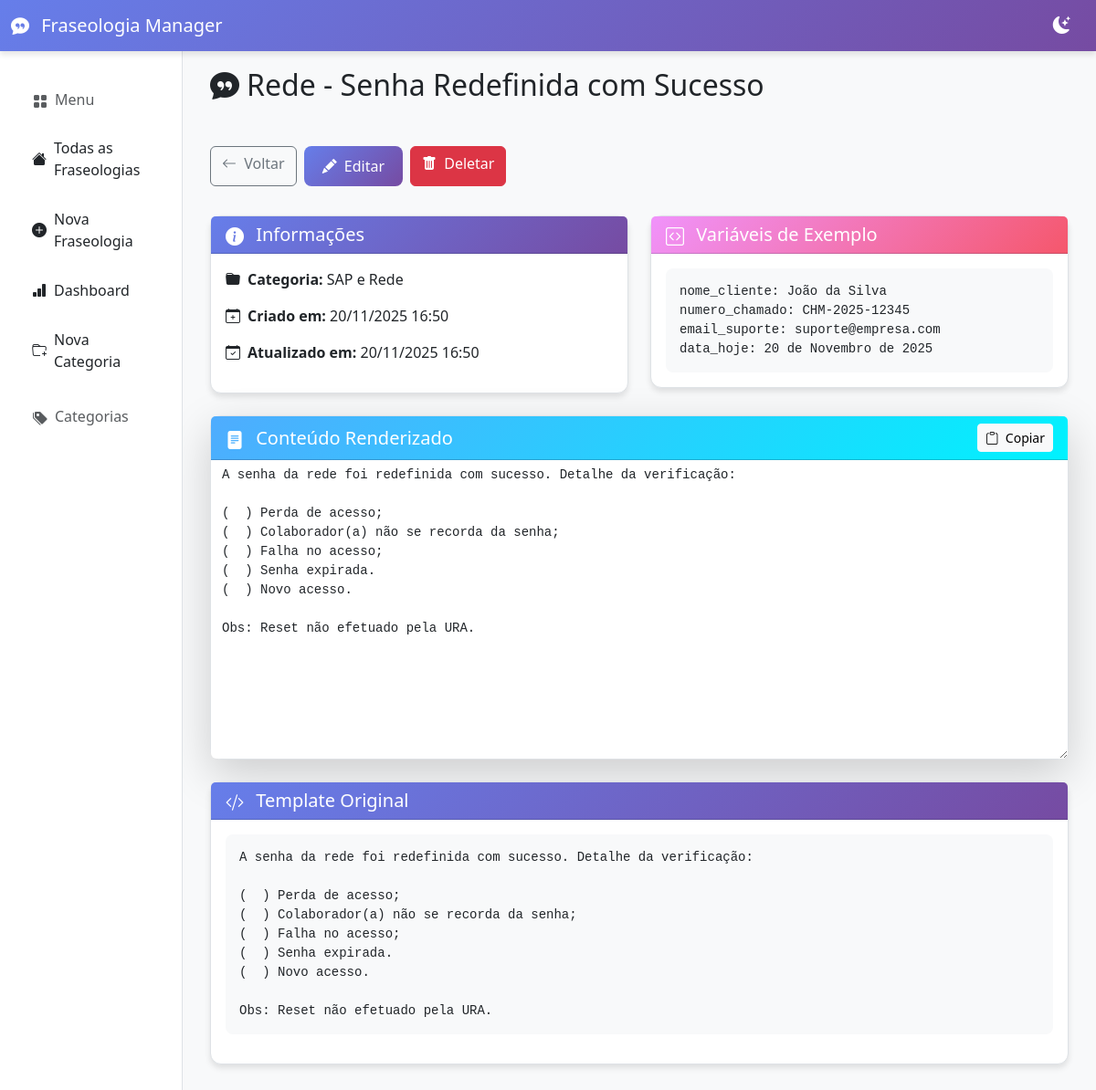
Page /fraseologia/10/ on the committed database.
### frases/models.py (models this page shows, shortened)
class Fraseologia(models.Model):
    titulo = models.CharField(max_length=200, unique=True, verbose_name="Título da Fraseologia")
    categoria = models.ForeignKey(Categoria, on_delete=models.CASCADE, verbose_name="Categoria")
    conteudo_template = models.TextField(verbose_name="Conteúdo do Template")
    data_criacao = models.DateTimeField(auto_now_add=True, verbose_name="Data de Criação")
    data_atualizacao = models.DateTimeField(auto_now=True, verbose_name="Última Atualização")
    class Meta:
        verbose_name = "Fraseologia"
        verbose_name_plural = "Fraseologias"
        ordering = ["titulo"]

class Categoria(models.Model):
    nome = models.CharField(max_length=100, unique=True, verbose_name="Nome da Categoria")
    class Meta:
        verbose_name = "Categoria"
        verbose_name_plural = "Categorias"

### frases/views.py (the view)
# urls.py: path('fraseologia/<int:pk>/', views.detalhe_fraseologia, name='detalhe_fraseologia'),
def detalhe_fraseologia(request, pk):
    fraseologia = get_object_or_404(Fraseologia, pk=pk)
    template_content = fraseologia.conteudo_template
    exemplo_contexto = {
        'nome_cliente': 'João da Silva',
        'numero_chamado': 'CHM-2025-12345',
        'email_suporte': 'suporte@empresa.com',
        'data_hoje': '20 de Novembro de 2025',
    }
    try:
        template = Template(template_content)
        rendered_content = template.render(Context(exemplo_contexto))
    except Exception as e:
        rendered_content = f"Erro ao renderizar template: {str(e)}"
    context = {
        'fraseologia': fraseologia,
        'titulo': fraseologia.titulo,
        'rendered_content': rendered_content,
        'exemplo_contexto': exemplo_contexto,
    }
    return render(request, 'frases/detalhe_fraseologia.html', context)

### frases/templates/frases/detalhe_fraseologia.html (shortened to what this page needs)
{% extends "base.html" %}
{% block page_title %}
    <i class="bi bi-chat-quote-fill me-2"></i>{{ fraseologia.titulo }}
{% endblock %}
{% block content %}
    <div class="row fade-in">
        <div class="col-md-12 mb-3">
            <div class="d-flex gap-2 mb-3">
                <a href="{% url 'frases:lista_fraseologias' %}" class="btn btn-outline-secondary">
                    <i class="bi bi-arrow-left me-1"></i>
                    Voltar
                </a>
                <a href="{% url 'frases:editar_fraseologia' fraseologia.pk %}" class="btn btn-gradient">
                    <i class="bi bi-pencil-fill me-1"></i>
                    Editar
                </a>
                <a href="{% url 'frases:deletar_fraseologia' fraseologia.pk %}" class="btn btn-danger">
                    <i class="bi bi-trash-fill me-1"></i>
                    Deletar
                </a>
            </div>
        </div>
    </div>
    <div class="row fade-in">
        <div class="col-md-6 mb-4">
            <div class="card">
                <div class="card-header" style="background: var(--primary-gradient); color: white;">
                    <h5 class="mb-0">
                        <i class="bi bi-info-circle-fill me-2"></i>
                        Informações
                    </h5>
                </div>
                <div class="card-body">
                    <p><strong><i class="bi bi-folder-fill me-2"></i>Categoria:</strong> {{ fraseologia.categoria.nome }}</p>
                    <p><strong><i class="bi bi-calendar-plus me-2"></i>Criado em:</strong> {{ fraseologia.data_criacao|date:"d/m/Y H:i" }}</p>
                    <p><strong><i class="bi bi-calendar-check me-2"></i>Atualizado em:</strong> {{ fraseologia.data_atualizacao|date:"d/m/Y H:i" }}</p>
                </div>
            </div>
        </div>
        <div class="col-md-6 mb-4">
            <div class="card">
                <div class="card-header" style="background: var(--secondary-gradient); color: white;">
                    <h5 class="mb-0">
                        <i class="bi bi-code-square me-2"></i>
                        Variáveis de Exemplo
                    </h5>
                </div>
                <div class="card-body">
                    <pre class="mb-0" style="background: var(--bg-color); padding: 15px; border-radius: 8px; color: var(--text-color);">{% for key, value in exemplo_contexto.items %}{{ key }}: {{ value }}
{% endfor %}</pre>
                </div>
            </div>
        </div>
    </div>
    <div class="row fade-in">
        <div class="col-md-12">
            <div class="card shadow-lg">
                <div class="card-header d-flex justify-content-between align-items-center" style="background: var(--success-gradient); color: white;">
                    <h5 class="mb-0">
                        <i class="bi bi-file-text-fill me-2"></i>
                        Conteúdo Renderizado
                    </h5>
                    <button class="btn btn-light btn-sm" id="btn-copiar">
                        <i class="bi bi-clipboard me-1"></i>
                        Copiar
                    </button>
                </div>
                <div class="card-body p-0">
                    <textarea id="conteudo-fraseologia" class="form-control border-0" rows="15" readonly style="resize: vertical; font-family: 'Courier New', monospace; font-size: 14px; background: var(--card-color); color: var(--text-color);">{{ rendered_content }}</textarea>
                </div>
            </div>
        </div>
    </div>
    <div class="row mt-4 fade-in">
        <div class="col-md-12">
            <div class="card">
                <div class="card-header" style="background: var(--primary-gradient); color: white;">
                    <h5 class="mb-0">
                        <i class="bi bi-code-slash me-2"></i>
                        Template Original
                    </h5>
                </div>
                <div class="card-body">
                    <pre style="background: var(--bg-color); padding: 15px; border-radius: 8px; color: var(--text-color); white-space: pre-wrap;">{{ fraseologia.conteudo_template }}</pre>
                </div>
            </div>
        </div>
    </div>
    <div class="position-fixed bottom-0 end-0 p-3" style="z-index: 11">
    </div>
{% endblock %}

### templates/base.html (style rules this page uses)
:root { --primary-gradient: linear-gradient(135deg, #667eea 0%, #764ba2 100%); --secondary-gradient: linear-gradient(135deg, #f093fb 0%, #f5576c 100%); --success-gradient: linear-gradient(135deg, #4facfe 0%, #00f2fe 100%); --dark-bg: #1a1a2e; --dark-card: #16213e; --dark-text: #e4e4e4; --light-bg: #f8f9fa; --light-card: #ffffff; --light-text: #212529; }
[data-theme="light"] { --bg-color: var(--light-bg); --card-color: var(--light-card); --text-color: var(--light-text); --border-color: #dee2e6; }
body { background: var(--bg-color); color: var(--text-color); transition: all 0.3s ease; font-family: 'Segoe UI', Tahoma, Geneva, Verdana, sans-serif; }
.card { background: var(--card-color); border: 1px solid var(--border-color); border-radius: 12px; box-shadow: 0 4px 6px rgba(0, 0, 0, 0.1); transition: all 0.3s ease; }
h1 i, h2 i, h3 i, h4 i, h5 i, h6 i { vertical-align: middle; display: inline-flex; align-items: center; }
.btn-gradient { background: var(--primary-gradient); color: white; border: none; border-radius: 8px; padding: 10px 20px; transition: all 0.3s ease; }
.fade-in { animation: fadeIn 0.5s ease; }

### rows in the picture
Fraseologia: titulo "Rede - Senha Redefinida com Sucesso", categoria.nome "SAP e Rede", data_criacao "20/11/2025 16:50", data_atualizacao "20/11/2025 16:50", conteudo_template "A senha da rede foi redefinida com sucesso. Detalhe da verificação: ( ) Perda de acesso; ( ) Colaborador(a) não se recorda da senha; ( ) Falha no acesso; ( ) Senha expirada. ( ) Novo acesso. Obs: Reset não efetuado pela URA."

### other values in the picture
{{ key }} "nome_cliente" "numero_chamado" "email_suporte" "data_hoje"
{{ value }} "João da Silva" "CHM-2025-12345" "suporte@empresa.com" "20 de Novembro de 2025"
